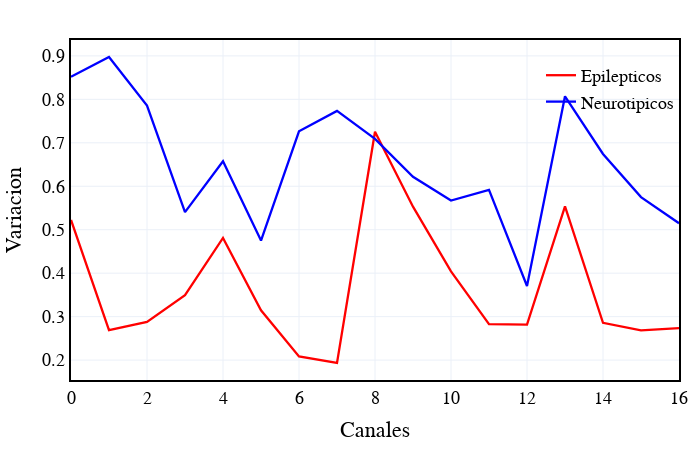

This figure's notebook cell:
### Code cell
fig1 = go.Figure()
ploteoC = []
ploteoS = []
VariacionC = np.zeros(17)
VariacionS = np.zeros(17)

for canal in range(17):
    ploteoC = []
    ploteoS = [] 
   
    for i in range(len(HvC)):

        ploteoC.append(HvC[i][canal])
        ploteoS.append(Hv[i][canal])
        
    VariacionC[canal] = max(ploteoC)-min(ploteoC)
    VariacionS[canal] = max(ploteoS)-min(ploteoS)
    
fig1.add_trace(go.Scatter(x= np.arange(len(VariacionC)),y= VariacionC, mode='lines',name='Epilepticos',line_color='red',line_width=2.3))
fig1.add_trace(go.Scatter(x= np.arange(len(VariacionS)),y= VariacionS, mode='lines',name='Neurotipicos',line_color='blue',line_width=2.3))    

estetica(fig1, h=450,w=700,x_name= 'Canales',y_name='Variacion')
fig1.show()

### Figure 1 — Plotly figure (JSON) as saved in the notebook; plotly's stock layout.template omitted (floating-point values rounded to 4 significant figures)
{"data": [{"line": {"color": "red", "width": 2.3}, "mode": "lines", "name": "Epilepticos", "type": "scatter", "x": [0, 1, 2, 3, 4, 5, 6, 7, 8, 9, 10, 11, 12, 13, 14, 15, 16], "y": [0.5226, 0.2691, 0.2879, 0.3494, 0.4812, 0.3145, 0.2086, 0.1933, 0.7254, 0.5531, 0.4043, 0.2827, 0.2818, 0.5539, 0.2857, 0.2686, 0.2734]}, {"line": {"color": "blue", "width": 2.3}, "mode": "lines", "name": "Neurotipicos", "type": "scatter", "x": [0, 1, 2, 3, 4, 5, 6, 7, 8, 9, 10, 11, 12, 13, 14, 15, 16], "y": [0.8519, 0.8975, 0.7856, 0.5406, 0.6574, 0.475, 0.7264, 0.7735, 0.7089, 0.6218, 0.5672, 0.5917, 0.3705, 0.8071, 0.6743, 0.5751, 0.515]}], "layout": {"autosize": false, "font": {"color": "Black", "family": "Arial", "size": 18}, "height": 450, "legend": {"bgcolor": "rgba(255,255,255,0)", "font": {"size": 18}, "orientation": "v", "x": 1, "xanchor": "right", "y": 0.95, "yanchor": "top"}, "margin": {"b": 20, "l": 20, "r": 20, "t": 40}, "plot_bgcolor": "white", "title": {"font": {"size": 20}, "text": ""}, "width": 700, "xaxis": {"linecolor": "black", "linewidth": 2, "mirror": true, "showgrid": true, "showline": true, "title": {"text": "Canales"}}, "yaxis": {"linecolor": "black", "linewidth": 2, "mirror": true, "showgrid": true, "showline": true, "title": {"text": "Variacion"}}}}
